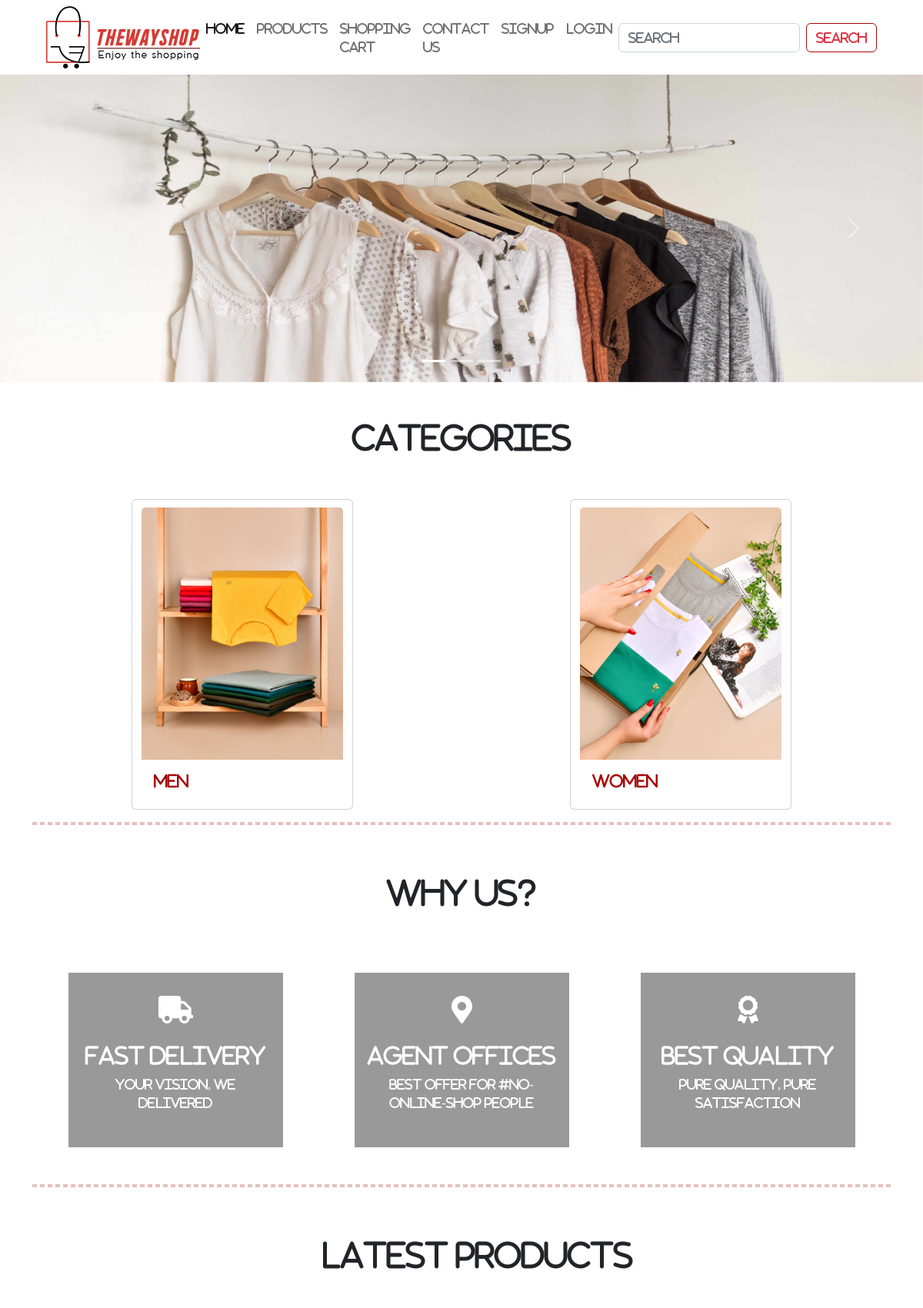
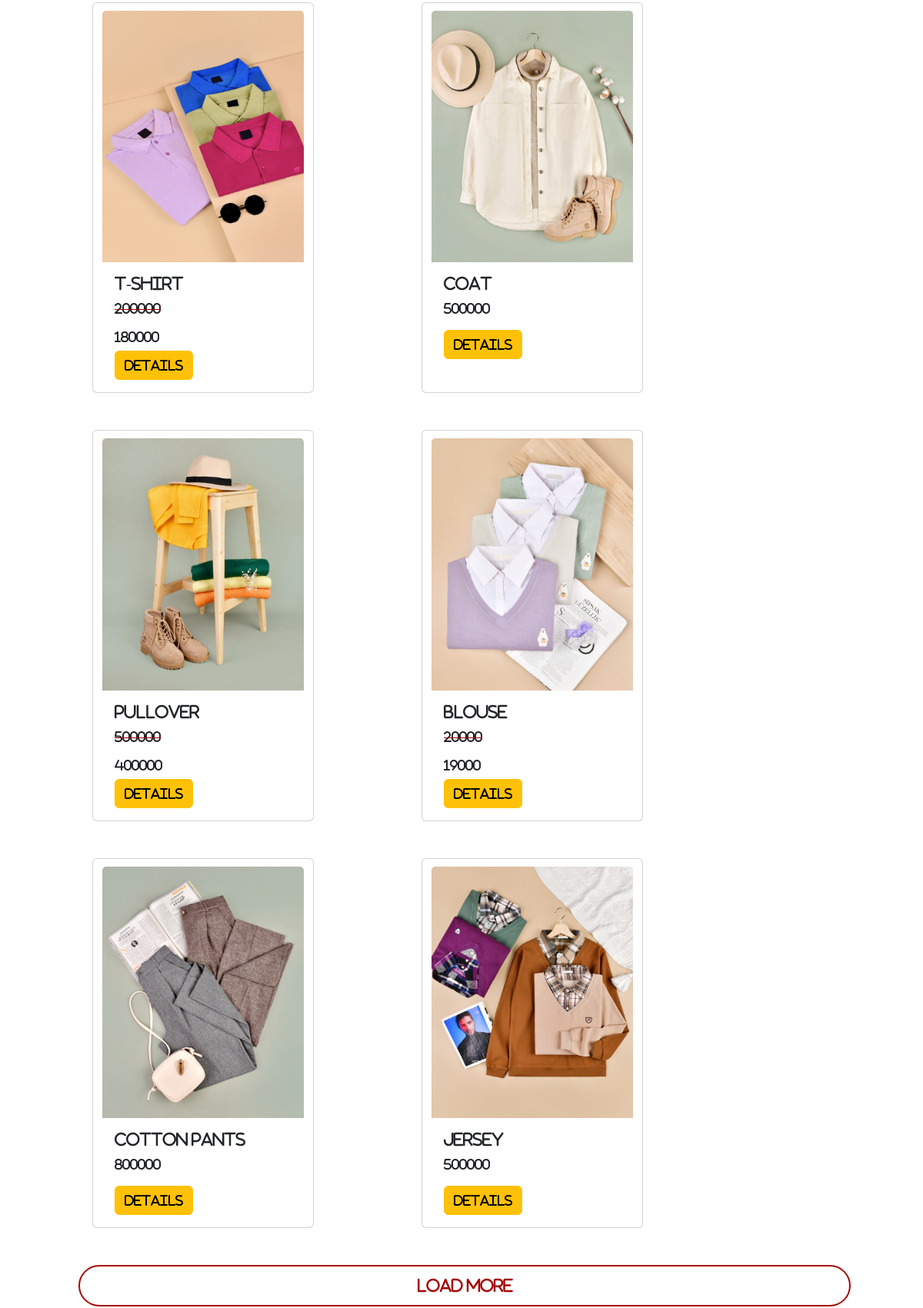
The page / (upper part) on the database its author committed (2 pictures, top to bottom).
### home/models.py (models this page shows, shortened)
class Category(models.Model):
    sub_category = models.ForeignKey('self', on_delete=models.CASCADE,blank=True,null=True,related_name='sub')
    sub_cat = models.BooleanField(default=False)
    name = models.CharField(max_length=50)
    create = models.DateTimeField(auto_now_add=True)
    update = models.DateTimeField(auto_now=True)
    image = models.ImageField(upload_to='category/')
    slug = models.SlugField(blank=True,null=True,allow_unicode=True,unique=True)
    def get_absolute_url(self):
         return reverse('home:category', args=[self.id,self.slug])

class Product(models.Model):
    VARIANT=(
        ('None','none'),
        ('Color','color'),
        ('Size','size'),
        ('both','Both'),
    )
    category = models.ManyToManyField(Category,blank=True)
    name = models.CharField(max_length=50)
    image = models.ImageField(upload_to='product/')
    amount = models.PositiveIntegerField()
    information = models.TextField(blank=True,null=True)
    available = models.BooleanField(default=True)
    unit_price = models.PositiveIntegerField()
    discount = models.PositiveIntegerField(blank=True,null=True)
    total_price = models.PositiveIntegerField(blank=True,null=True)
    create = models.DateTimeField(auto_now_add=True)
    update = models.DateTimeField(auto_now=True)
    status = models.CharField(choices=VARIANT,blank=True,null=True,max_length=10)
    tags = TaggableManager(blank=True)
    like = models.ManyToManyField(User,blank=True,related_name='product_like')
    total_like = models.PositiveIntegerField(default=0)
    dislike = models.ManyToManyField(User,blank=True,related_name='product_dislike')
    total_dislike = models.PositiveIntegerField(default=0)
    favorite = models.ManyToManyField(User,blank=True,related_name='fa_user')
    brand = models.ForeignKey('brand',on_delete=models.CASCADE,null=True,blank=True)
    view = models.ManyToManyField(User,blank=True,related_name='product_view')
    num_view = models.PositiveIntegerField(default=0)
    @property
    def total_price(self):
        if not self.discount:
            return self.unit_price
        elif self.discount:
            total = (self.discount * self.unit_price)/100
            return int(self.unit_price - total)
        return self.total_price
    def total_like(self):
        return self.like.count()
    def total_dislike(self):
        return self.dislike.count()
    def get_absolute_url(self):
        return reverse('home:details',args=[self.id])

### home/views.py (the view)
# urls.py: 2. Add a URL to urlpatterns:  path('', views.home, name='home')
def home(request):
    category = Category.objects.filter(sub_cat=False)
    products = Product.objects.all().order_by('-create')[:9]
    return render(request,'home/home.html',{'category':category,'products':products})

### home/templates/home/home.html (shortened to what this page needs)
{% extends '_base.html' %}
{% load static %}
{% block css %}
    <link rel="stylesheet" href="{% static 'home/home.css' %}">{% endblock %}
{% block body %}
    <div id="carouselExampleIndicators" class="carousel slide" data-bs-ride="true">
        <div class="carousel-indicators">
            <button type="button" data-bs-target="#carouselExampleIndicators" data-bs-slide-to="0" class="active"
                    aria-current="true" aria-label="Slide 1"></button>
            <button type="button" data-bs-target="#carouselExampleIndicators" data-bs-slide-to="1"
                    aria-label="Slide 2"></button>
            <button type="button" data-bs-target="#carouselExampleIndicators" data-bs-slide-to="2"
                    aria-label="Slide 3"></button>
        </div>
        <div class="carousel-inner">
            <div class="carousel-item active">
                <img src="{% static 'images/banner/banner-01.jpg' %}" class="d-block w-100" alt="...">
            </div>
        </div>
        <button class="carousel-control-prev" type="button" data-bs-target="#carouselExampleIndicators"
                data-bs-slide="prev">
            <span class="carousel-control-prev-icon" aria-hidden="true"></span>
        </button>
        <button class="carousel-control-next" type="button" data-bs-target="#carouselExampleIndicators"
                data-bs-slide="next">
            <span class="carousel-control-next-icon" aria-hidden="true"></span>
        </button>
    </div>
    <div class="container">
        <div class="row">
            <div id="category-info" class="mt-5 mb-5 d-flex justify-content-center">
                <h1>Categories</h1>
            </div>
        </div>
    </div>
    <section class="category col-12">
        <div class="container">
            <div class="row">
                {% for cat in category %}
                    <div class="card col-4 col-lg-12" style="width: 18rem;margin:0 auto ">
                        <img src="{{ cat.image.url }}" class="card-img-top category-img" alt="{{ cat.name }}"
                             title="{{ cat.name }}">
                        <div class="card-body">
                            <a href="{{ cat.get_absolute_url }}" style="text-decoration: none; color: #A60606"><h5
                                    class="card-title">{{ cat.name }}</h5></a>
                        </div>
                    </div>
                {% endfor %}
            </div>
        </div>
    </section>
    <div class="container">
        <div class="row">
            <div class="seperate">
                <hr>
            </div>
        </div>
    </div>
    <div class="ad mt-5">
        <div class="container">
            <div class="row">
                <div class="ad__title mb-5 col-lg-12 col-12">
                    <h1 class="title">Why Us?</h1>
                </div>
                <main id="ad">
                    <div class="ad__info col-lg-4 col-12">
                        <div class="ad__info_icons mb-4">
                            <span><i class='fas fa-truck' style='font-size:36px'></i></span>
                        </div>
                        <div class="ad__info_desc">
                            <h3>Fast Delivery</h3>
                            <p>Your vision, We delivered</p>
                        </div>
                    </div>
                    <div class="ad__info col-lg-4 col-12">
                        <div class="ad__info_icons mb-4">
                            <span><i class="fas fa-map-marker-alt" style='font-size:36px'></i> </span>
                        </div>
                        <div class="ad__info_desc">
                            <h3>Agent Offices </h3>
                            <p>Best Offer for #no-online-shop people</p>
                        </div>
                    </div>
                    <div class="ad__info col-lg-4 col-12">
                        <div class="ad__info_icons mb-4">
                            <span><i class='fas fa-award' style='font-size:36px'></i></span>
                        </div>
                        <div class="ad__info_desc">
                            <h3>Best Quality</h3>
                            <p>Pure Quality, Pure Satisfaction</p>
                        </div>
                    </div>
                </main>
            </div>
        </div>
    </div>
    <div class="container">
        <div class="row">
            <div class="seperate">
                <hr>
            </div>
        </div>
    </div>
    <section class="products mt-5 " style="margin:0 20px">
        <div class="container">
            <div class="row">
                <div class="col-12 col-lg-12" style="justify-content: center;display: flex">
                    <h1 class="title" style="text-align: center;!important;">Latest Products</h1>
                </div>
                {% for p in products %}
                            <div class="card mt-5 d-flex col-lg-4 col-6 products-card" style="width: 18rem;margin:0 70px;">
                        <img src="{{ p.image.url }}" class="card-img-top category-img" alt="{{ p.name }}"
                             title="{{ p.name }}">
                        <div class="card-body">
                            <h5 class="card-title">{{ p.name }}</h5>
                            {% if p.discount %}
                                <p class="card-text"
                                   style="text-decoration: line-through #A60606">{{ p.unit_price }}</p>
                                <h6 class="card-text">{{ p.total_price }}</h6>
                            {% else %}
                                <p class="card-text">{{ p.unit_price }}</p>
                            {% endif %}
                            <a href="{{ p.get_absolute_url }}" class="btn btn-warning">Details</a>
                        </div>
                    </div>
                {% endfor %}
            </div>
        </div>
    </section>
    <div class="container mt-5">
        <div class="row">
            <div class="load-products">
                <a href="{% url 'home:products' %}">Load More</a>
            </div>
        </div>
{% endblock %}

### home/static/home/home.css (style rules this page uses)
* { font-family: FontAwesome; }
.card { top: 0; position: relative; transition: all 0.5s ease-in-out; }
.category a { display: inline-block; }
.title { margin: 0 auto; justify-content: center; text-align: center; display: flex; }
.category-img { margin-top: 10px; }
#ad { display: flex; justify-content: space-around; align-items: center; text-align: center; }
.ad__title h1 { display: flex; justify-content: center; }
.ad__info { background-color: #999999; color: #fff; padding: 30px 15px; width: 25%; }
.seperate hr { border: 2px dashed #A60606; }
.load-products { margin: 0 auto; }
.load-products a { text-align: center; color: #A60606; font-size: 20px; text-decoration: none; justify-content: center; align-items: center; display: flex; padding: 10px 5px; transition: all 0.5s ease-in-out; border: 2px solid #A60606; border-radius: 50px; width: 90%; margin-left: 60px; }
@media (max-width: 1213px) { .carousel img { height: 400px; } }

### static/footerstyle.css (style rules this page uses)
* { padding: 0; margin: 0; font-family: FontAwesome; }
a { text-decoration: none; }
main { padding: 2rem 0; }
section { width: 100%; margin: 0 auto; display: flex; align-items: center; justify-content: flex-start; flex-wrap: nowrap; overflow-x: auto; direction: ltr; }

### rows shown on the page
Category: image (picture), name "Men"
Category: image (picture), name "Women"
Product: image (picture), name "T-shirt", unit_price "200000", total_price "180000"
Product: image (picture), name "Coat", unit_price "500000"
Product: image (picture), name "Pullover", unit_price "500000", total_price "400000"
Product: image (picture), name "blouse", unit_price "20000", total_price "19000"
Product: image (picture), name "Cotton pants", unit_price "800000"
Product: image (picture), name "Jersey", unit_price "500000"
